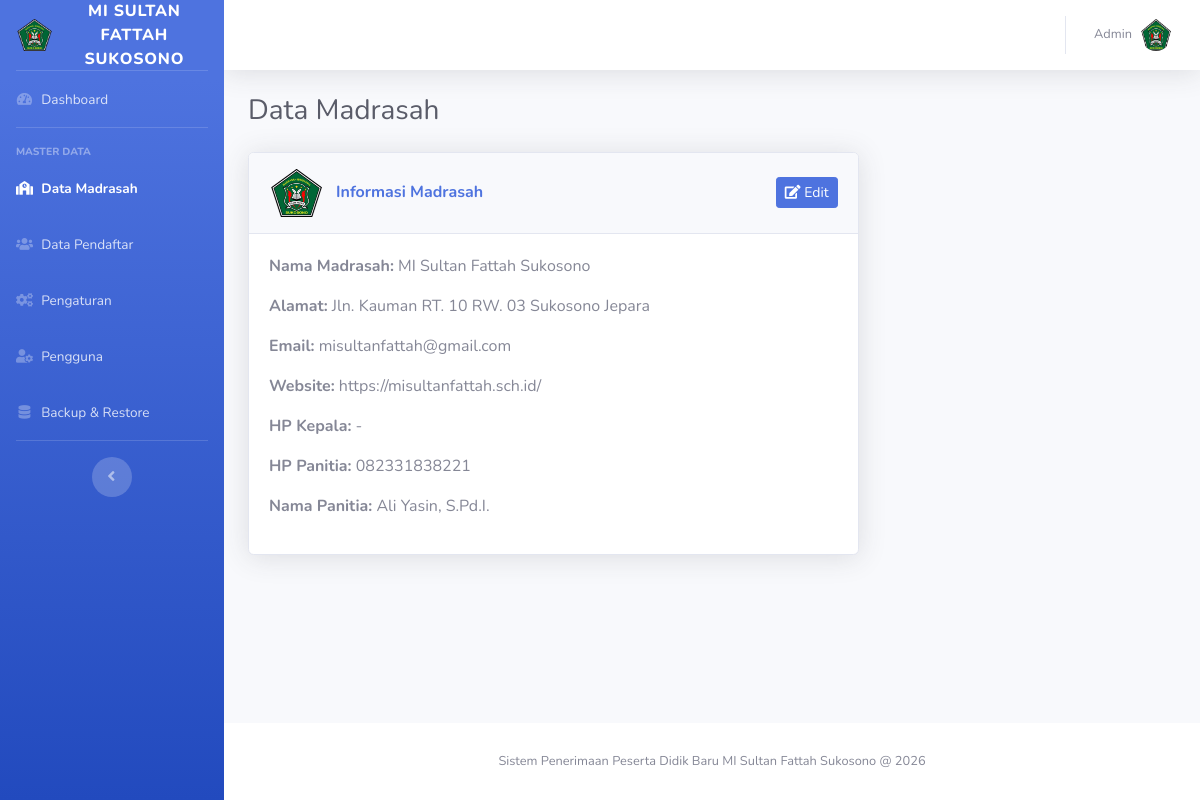
Screenshot of /admin/index.php?page=madrasah (signed in) with the database file from the repository.
### tables this page shows
CREATE TABLE `madrasah` (
  `id` int unsigned NOT NULL AUTO_INCREMENT,
  `nama` varchar(150) NOT NULL,
  `alamat` text,
  `email` varchar(100) DEFAULT NULL,
  `website` varchar(100) DEFAULT NULL,
  `hp_kepala` varchar(30) DEFAULT NULL,
  `hp_panitia` varchar(30) DEFAULT NULL,
  `logo` varchar(255) DEFAULT NULL,
  `nama_panitia` varchar(150) DEFAULT NULL,
  PRIMARY KEY (`id`)
);

CREATE TABLE `users` (
  `id` int unsigned NOT NULL AUTO_INCREMENT,
  `foto` varchar(255) DEFAULT NULL,
  `username` varchar(50) NOT NULL,
  `password` varchar(255) NOT NULL,
  `created_at` datetime NOT NULL DEFAULT CURRENT_TIMESTAMP,
  PRIMARY KEY (`id`),
  UNIQUE KEY `username` (`username`)
);

### config.php (called while the page is built, shortened)
<?php
$db_host = 'localhost';
$db_user = 'root';
$db_pass = '';
$db_name = 'ppdb_2026';
$mysqli = new mysqli($db_host, $db_user, $db_pass, $db_name);
$mysqli->set_charset('utf8mb4');
function base_url(string $path = ''): string
{
    $base = rtrim('http://localhost/ppdb_2026', '/');
    return $base . '/' . ltrim($path, '/');
}
function esc($value): string
{
    if (is_scalar($value)) {
        return htmlspecialchars((string)$value, ENT_QUOTES, 'UTF-8');
    }
    return '';
}
function is_logged_in(): bool
{
    return isset($_SESSION['user_id']);
}
function current_user(): ?array
{
    global $mysqli;
    $stmt = $mysqli->prepare('SELECT id, username, foto FROM users WHERE id = ? LIMIT 1');
    $stmt->bind_param('i', $_SESSION['user_id']);
    $stmt->execute();
    $result = $stmt->get_result();
    $cachedUser = $result->fetch_assoc() ?: null;
    return $cachedUser;
}

### admin/pages/madrasah.php (the view, shortened to what this page needs)
<?php
$madrasah = [
    'nama' => 'MI SULTAN FATTAH SUKOSONO',
    'alamat' => '',
    'email' => '',
    'website' => '',
    'hp_kepala' => '',
    'hp_panitia' => '',
    'nama_panitia' => '',
    'logo' => '',
];
if ($result = $mysqli->query('SELECT * FROM madrasah LIMIT 1')) {
    if ($row = $result->fetch_assoc()) {
        $madrasah = $row;
    }
}
?>
<div class="container-fluid">
    <div class="d-sm-flex align-items-center justify-content-between mb-4">
        <h1 class="h3 mb-0 text-gray-800">Data Madrasah</h1>
    </div>
    <div class="row">
        <div class="col-lg-8">
            <div class="card shadow mb-4">
                <div class="card-header py-3 d-flex justify-content-between align-items-center">
                    <div class="d-flex align-items-center">
                        <?php if (!empty($madrasah['logo'])): ?>
                        <img src="<?= esc(base_url('uploads/' . $madrasah['logo'])); ?>" alt="Logo Madrasah"
                            style="height:48px; margin-right:12px;">
                        <?php endif; ?>
                        <h6 class="m-0 font-weight-bold text-primary">Informasi Madrasah</h6>
                    </div>
                    <button class="btn btn-sm btn-primary" data-toggle="modal" data-target="#modalMadrasah">
                        <i class="fas fa-edit"></i> Edit
                    </button>
                </div>
                <div class="card-body">
                    <p><strong>Nama Madrasah:</strong> <?= esc($madrasah['nama']); ?></p>
                    <p><strong>Alamat:</strong> <?= esc($madrasah['alamat']); ?></p>
                    <p><strong>Email:</strong> <?= esc($madrasah['email']); ?></p>
                    <p><strong>Website:</strong> <?= esc($madrasah['website']); ?></p>
                    <p><strong>HP Kepala:</strong> <?= esc($madrasah['hp_kepala']); ?></p>
                    <p><strong>HP Panitia:</strong> <?= esc($madrasah['hp_panitia']); ?></p>
                    <p><strong>Nama Panitia:</strong> <?= esc($madrasah['nama_panitia']); ?></p>
                </div>
            </div>
        </div>
    </div>
</div>

### admin/template/header.php (shortened to what this page needs)
<?php
require_once __DIR__ . '/../../config.php';
$madrasah_nama = 'MI SULTAN FATTAH SUKOSONO';
$madrasah_logo = '';
if ($result = $mysqli->query('SELECT nama, logo FROM madrasah LIMIT 1')) {
    if ($row = $result->fetch_assoc()) {
        $madrasah_nama = $row['nama'];
        $madrasah_logo = isset($row['logo']) ? (string)$row['logo'] : '';
    }
}
$user = current_user();
?>
<!DOCTYPE html>
<html lang="id">
<head>
    <link href="../assets/vendor/fontawesome-free/css/all.min.css" rel="stylesheet" type="text/css">
    <link href="../assets/css/sb-admin-2.min.css" rel="stylesheet">
    <link href="https://cdn.datatables.net/1.13.6/css/dataTables.bootstrap4.min.css" rel="stylesheet">
    <link href="https://cdn.datatables.net/buttons/2.4.1/css/buttons.bootstrap4.min.css" rel="stylesheet">
</head>
<body id="page-top">
    <div id="wrapper">
        <?php include __DIR__ . '/sidebar.php'; ?>
        <div id="content-wrapper" class="d-flex flex-column">
            <div id="content">
                <nav class="navbar navbar-expand navbar-light bg-white topbar mb-4 static-top shadow">
                    <ul class="navbar-nav ml-auto">
                        <li class="nav-item dropdown no-arrow">
                            <a class="nav-link dropdown-toggle" href="#" id="userDropdown" role="button"
                                data-toggle="dropdown" aria-haspopup="true" aria-expanded="false">
                                <span
                                    class="mr-2 d-none d-lg-inline text-gray-600 small"><?= esc($user['username'] ?? 'Admin'); ?></span>
                                <img class="img-profile rounded-circle"
                                    src="<?= esc(isset($user['foto']) && $user['foto'] !== '' ? base_url('uploads/' . $user['foto']) : 'https://via.placeholder.com/60'); ?>">
                            </a>
                        </li>
                    </ul>
                </nav>

### admin/template/sidebar.php
<?php
$current_page = isset($_GET['page']) ? $_GET['page'] : 'dashboard';
function active_menu(string $page, string $current): string
{
    return $page === $current ? 'active' : '';
}
?>
<ul class="navbar-nav bg-gradient-primary sidebar sidebar-dark accordion" id="accordionSidebar">
    <a class="sidebar-brand d-flex align-items-center justify-content-center" href="index.php">
        <?php if (!empty($madrasah_logo)): ?>
            <img src="<?= esc(base_url('uploads/' . $madrasah_logo)); ?>" alt="Logo" style="height:32px" class="mr-2">
        <?php else: ?>
            <div class="sidebar-brand-icon rotate-n-15">
                <i class="fas fa-graduation-cap"></i>
            </div>
        <?php endif; ?>
        <div class="sidebar-brand-text mx-3"><?= esc($madrasah_nama); ?></div>
    </a>
    <hr class="sidebar-divider my-0">
    <li class="nav-item <?= active_menu('dashboard', $current_page); ?>">
        <a class="nav-link" href="index.php?page=dashboard">
            <i class="fas fa-fw fa-tachometer-alt"></i>
            <span>Dashboard</span></a>
    </li>
    <hr class="sidebar-divider">
    <div class="sidebar-heading">
        Master Data
    </div>
    <li class="nav-item <?= active_menu('madrasah', $current_page); ?>">
        <a class="nav-link" href="index.php?page=madrasah">
            <i class="fas fa-fw fa-school"></i>
            <span>Data Madrasah</span></a>
    </li>
    <li class="nav-item <?= active_menu('pendaftar', $current_page); ?>">
        <a class="nav-link" href="index.php?page=pendaftar">
            <i class="fas fa-fw fa-users"></i>
            <span>Data Pendaftar</span></a>
    </li>
    <li class="nav-item <?= active_menu('pengaturan', $current_page); ?>">
        <a class="nav-link" href="index.php?page=pengaturan">
            <i class="fas fa-fw fa-cogs"></i>
            <span>Pengaturan</span></a>
    </li>
    <li class="nav-item <?= active_menu('pengguna', $current_page); ?>">
        <a class="nav-link" href="index.php?page=pengguna">
            <i class="fas fa-fw fa-user-cog"></i>
            <span>Pengguna</span></a>
    </li>
    <li class="nav-item <?= active_menu('backup', $current_page); ?>">
        <a class="nav-link" href="index.php?page=backup">
            <i class="fas fa-fw fa-database"></i>
            <span>Backup &amp; Restore</span></a>
    </li>
    <hr class="sidebar-divider d-none d-md-block">
    <div class="text-center d-none d-md-inline">
        <button class="rounded-circle border-0" id="sidebarToggle"></button>
    </div>
</ul>

### rows the page displays
madrasah: logo (picture), nama "MI SULTAN FATTAH SUKOSONO", nama "MI Sultan Fattah Sukosono", alamat "Jln. Kauman RT. 10 RW. 03 Sukosono Jepara", email "misultanfattah@gmail.com", website "https://misultanfattah.sch.id/", hp_kepala "-", hp_panitia "082331838221", nama_panitia "Ali Yasin, S.Pd.I."
users: username "Admin", foto (picture)
